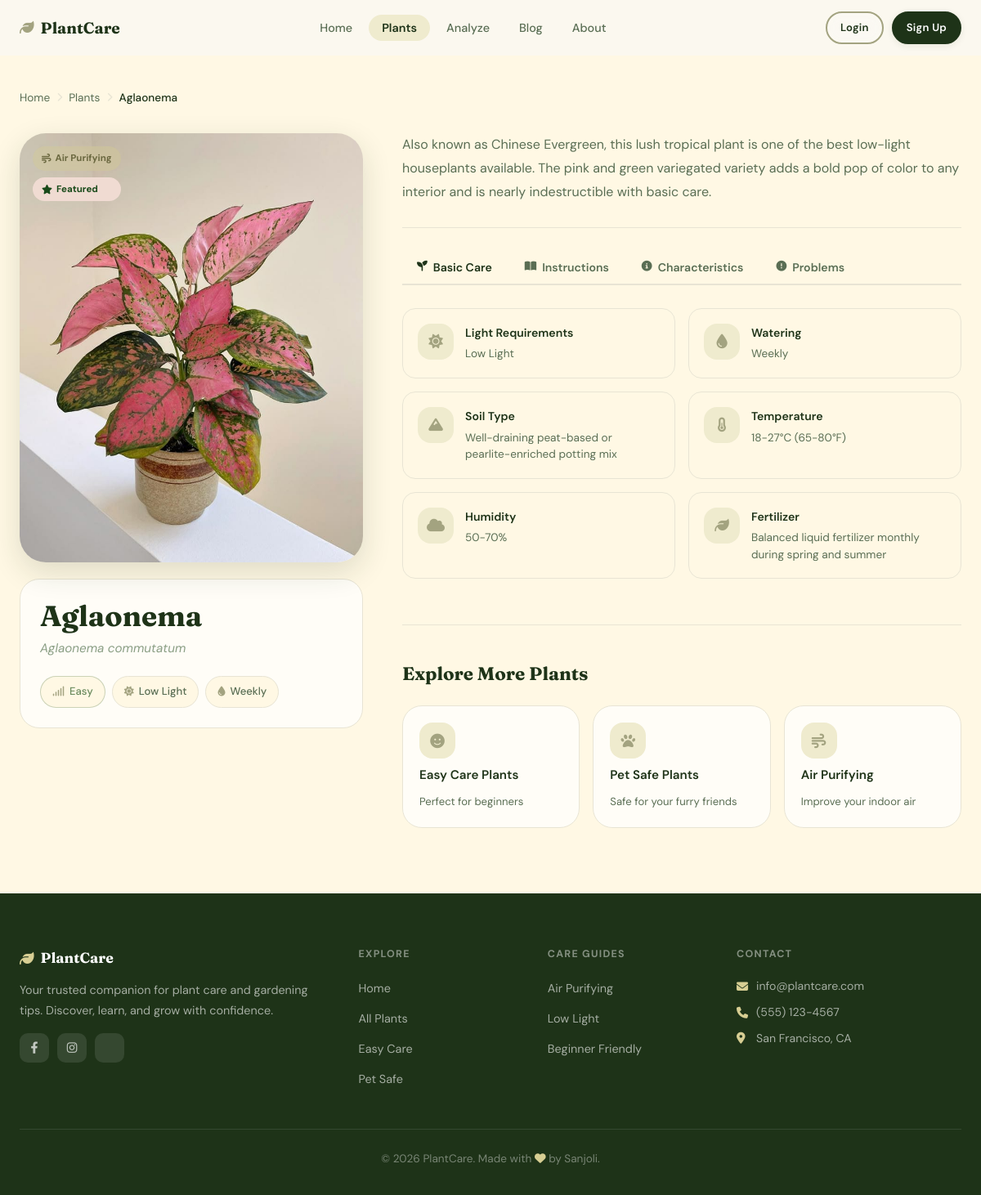
Screenshot of /plants/56/ with the database file from the repository.
### plants/models.py (models this page shows, shortened)
class Plant(models.Model):
    DIFFICULTY_CHOICES = [
        ('easy', 'Easy'),
        ('medium', 'Medium'),
        ('hard', 'Hard'),
    ]
    LIGHT_CHOICES = [
        ('low', 'Low Light'),
        ('medium', 'Medium Light'),
        ('bright', 'Bright Light'),
        ('direct', 'Direct Sunlight'),
    ]
    WATER_FREQUENCY_CHOICES = [
        ('daily', 'Daily'),
        ('weekly', 'Weekly'),
        ('biweekly', 'Bi-weekly'),
        ('monthly', 'Monthly'),
    ]
    name = models.CharField(max_length=200)
    scientific_name = models.CharField(max_length=200, blank=True)
    description = models.TextField()
    image = models.ImageField(upload_to='plants/', blank=True, null=True)
    image_url = models.URLField(max_length=500, blank=True, null=True, help_text="URL of plant image")
    difficulty = models.CharField(max_length=10, choices=DIFFICULTY_CHOICES, default='medium')
    light_requirements = models.CharField(max_length=10, choices=LIGHT_CHOICES, default='medium')
    water_frequency = models.CharField(max_length=10, choices=WATER_FREQUENCY_CHOICES, default='weekly')
    soil_type = models.CharField(max_length=200, default='Well-draining potting mix')
    temperature_range = models.CharField(max_length=100, default='18-24°C (65-75°F)')
    humidity = models.CharField(max_length=100, default='40-60%')
    care_instructions = models.TextField(help_text="Detailed care instructions")
    common_problems = models.TextField(blank=True, help_text="Common problems and solutions")
    fertilizer_needs = models.CharField(max_length=200, default='Monthly during growing season')
    repotting_frequency = models.CharField(max_length=100, default='Every 1-2 years')
    mature_size = models.CharField(max_length=100, blank=True)
    growth_rate = models.CharField(max_length=50, default='Medium')
    pet_safe = models.BooleanField(default=False)
    air_purifying = models.BooleanField(default=False)
    is_indoor = models.BooleanField(default=False, help_text="Suitable for indoor growing")
    is_herbal = models.BooleanField(default=False, help_text="Herb / medicinal plant")
    created_at = models.DateTimeField(auto_now_add=True)
    updated_at = models.DateTimeField(auto_now=True)
    featured = models.BooleanField(default=False)
    class Meta:
        ordering = ['name']
    def get_image_url(self):
        if self.image:
            return self.image.url
        return self.image_url

### plants/views.py (the view)
# urls.py: path('plants/<int:pk>/', views.plant_detail, name='plant_detail'),
def plant_detail(request, pk):
    plant = get_object_or_404(Plant, pk=pk)
    context = {
        'plant': plant,
    }
    return render(request, 'plants/plant_detail.html', context)

### plants/templates/plants/plant_detail.html (shortened to what this page needs)
{% extends 'plants/base.html' %}
{% load static %}
{% block content %}
<section class="plant-detail">
    <div class="container">
        <nav class="breadcrumb" aria-label="Breadcrumb">
            <a href="{% url 'home' %}">Home</a>
            <span class="breadcrumb-sep"><i class="fas fa-chevron-right"></i></span>
            <a href="{% url 'plant_list' %}">Plants</a>
            <span class="breadcrumb-sep"><i class="fas fa-chevron-right"></i></span>
            <span class="breadcrumb-current">{{ plant.name }}</span>
        </nav>
        <div class="detail-layout">
            <aside class="detail-sidebar">
                <div class="plant-image-large">
                    {% if plant.get_image_url %}
                        <img src="{{ plant.get_image_url }}" alt="{{ plant.name }}">
                    {% else %}
                        <div class="plant-placeholder-large"><i class="fas fa-leaf"></i></div>
                    {% endif %}
                    <div class="plant-badges-large">
                        {% if plant.air_purifying %}
                            <span class="badge badge-air-purifying"><i class="fas fa-wind"></i> Air Purifying</span>
                        {% endif %}
                        {% if plant.featured %}
                            <span class="badge badge-featured"><i class="fas fa-star"></i> Featured</span>
                        {% endif %}
                    </div>
                </div>
                <div class="plant-quick-panel">
                    <h1 class="plant-title">{{ plant.name }}</h1>
                    {% if plant.scientific_name %}
                        <p class="plant-scientific-large">{{ plant.scientific_name }}</p>
                    {% endif %}
                    <div class="plant-quick-chips">
                        <span class="quick-chip difficulty-{{ plant.difficulty }}">
                            <i class="fas fa-signal"></i> {{ plant.get_difficulty_display }}
                        </span>
                        <span class="quick-chip">
                            <i class="fas fa-sun"></i> {{ plant.get_light_requirements_display }}
                        </span>
                        <span class="quick-chip">
                            <i class="fas fa-tint"></i> {{ plant.get_water_frequency_display }}
                        </span>
                    </div>
                </div>
            </aside>
            <div class="detail-main">
                <p class="plant-description-large">{{ plant.description }}</p>
                <nav class="tabs-nav" role="tablist" aria-label="Care information">
                    <button class="tab-btn active" data-tab="basic" role="tab" aria-selected="true">
                        <i class="fas fa-seedling"></i> Basic Care
                    </button>
                    <button class="tab-btn" data-tab="instructions" role="tab" aria-selected="false">
                        <i class="fas fa-book-open"></i> Instructions
                    </button>
                    <button class="tab-btn" data-tab="characteristics" role="tab" aria-selected="false">
                        <i class="fas fa-info-circle"></i> Characteristics
                    </button>
                    {% if plant.common_problems %}
                    <button class="tab-btn" data-tab="problems" role="tab" aria-selected="false">
                        <i class="fas fa-exclamation-circle"></i> Problems
                    </button>
                    {% endif %}
                </nav>
                <div class="tab-panel active" id="tab-basic" role="tabpanel">
                    <div class="care-grid">
                        <div class="care-item">
                            <div class="care-icon"><i class="fas fa-sun"></i></div>
                            <div class="care-content">
                                <h4>Light Requirements</h4>
                                <p>{{ plant.get_light_requirements_display }}</p>
                            </div>
                        </div>
                        <div class="care-item">
                            <div class="care-icon"><i class="fas fa-tint"></i></div>
                            <div class="care-content">
                                <h4>Watering</h4>
                                <p>{{ plant.get_water_frequency_display }}</p>
                            </div>
                        </div>
                        <div class="care-item">
                            <div class="care-icon"><i class="fas fa-mountain"></i></div>
                            <div class="care-content">
                                <h4>Soil Type</h4>
                                <p>{{ plant.soil_type }}</p>
                            </div>
                        </div>
                        <div class="care-item">
                            <div class="care-icon"><i class="fas fa-thermometer-half"></i></div>
                            <div class="care-content">
                                <h4>Temperature</h4>
                                <p>{{ plant.temperature_range }}</p>
                            </div>
                        </div>
                        <div class="care-item">
                            <div class="care-icon"><i class="fas fa-cloud"></i></div>
                            <div class="care-content">
                                <h4>Humidity</h4>
                                <p>{{ plant.humidity }}</p>
                            </div>
                        </div>
                        <div class="care-item">
                            <div class="care-icon"><i class="fas fa-leaf"></i></div>
                            <div class="care-content">
                                <h4>Fertilizer</h4>
                                <p>{{ plant.fertilizer_needs }}</p>
                            </div>
                        </div>
                    </div>
                </div>
                <div class="explore-more">
                    <h3>Explore More Plants</h3>
                    <div class="explore-cards">
                        <a href="{% url 'plant_list' %}?difficulty=easy" class="explore-card">
                            <div class="explore-card-icon"><i class="fas fa-smile"></i></div>
                            <strong>Easy Care Plants</strong>
                            <span>Perfect for beginners</span>
                        </a>
                        <a href="{% url 'plant_list' %}?pet_safe=true" class="explore-card">
                            <div class="explore-card-icon"><i class="fas fa-paw"></i></div>
                            <strong>Pet Safe Plants</strong>
                            <span>Safe for your furry friends</span>
                        </a>
                        <a href="{% url 'plant_list' %}?air_purifying=true" class="explore-card">
                            <div class="explore-card-icon"><i class="fas fa-wind"></i></div>
                            <strong>Air Purifying</strong>
                            <span>Improve your indoor air</span>
                        </a>
                    </div>
                </div>
            </div>
        </div>
    </div>
</section>
{% endblock %}

### rows the page displays
Plant: name "Aglaonema", get_image_url (picture), scientific_name "Aglaonema commutatum", difficulty "Easy", light_requirements "Low Light", water_frequency "Weekly", description "Also known as Chinese Evergreen, this lush tropical plant is one of the best low-light houseplants available. The pink and green variegated variety adds a bold pop of color to any interior and is nearly indestructible with basic care.", soil_type "Well-draining peat-based or pearlite-enriched potting mix", temperature_range "18-27°C (65-80°F)", humidity "50-70%", fertilizer_needs "Balanced liquid fertilizer monthly during spring and summer"
